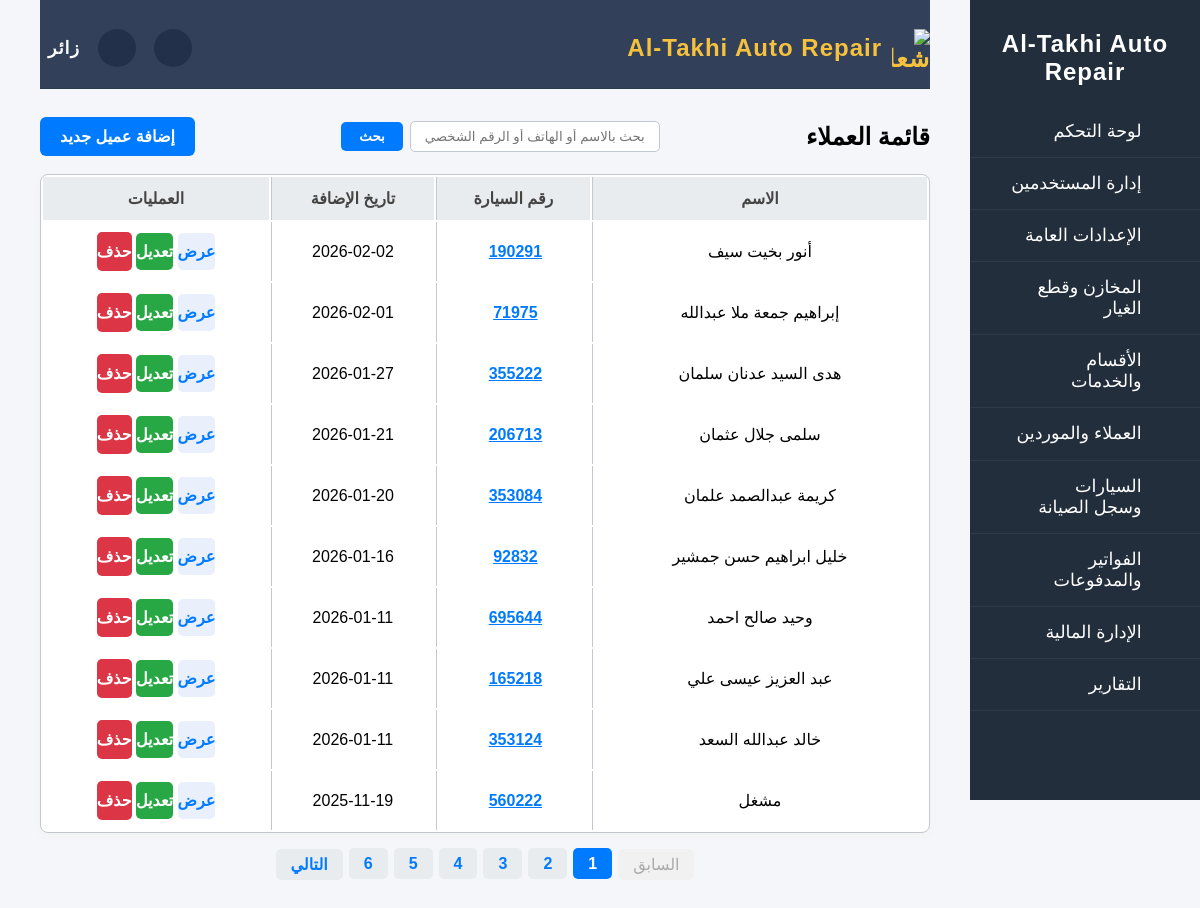
/clients/, run on the app's committed database.
### clients/models.py (models this page shows, shortened)
class Client(models.Model):
    STATUS_CHOICES = [
        ("active", "نشط"),
        ("inactive", "معطل"),
    ]
    COMM_PREF_CHOICES = [
        ("email", "البريد الإلكتروني"),
        ("phone", "الهاتف"),
        ("sms", "رسائل قصيرة"),
    ]
    first_name = models.CharField(max_length=100)
    last_name = models.CharField(max_length=100, blank=True, null=True)
    phone_number = models.CharField(max_length=20)
    email = models.EmailField(blank=True, null=True)
    address = models.CharField(max_length=255, blank=True, null=True)
    customer_id = models.CharField(max_length=30, unique=True)
    status = models.CharField(max_length=10, choices=STATUS_CHOICES, default="active")
    notes = models.TextField(blank=True, null=True)
    communication_preference = models.CharField(
        max_length=10, choices=COMM_PREF_CHOICES, default="phone"
    )
    birth_date = models.DateField(blank=True, null=True)
    created_by = models.ForeignKey(
        "users.User",
        on_delete=models.SET_NULL,
        null=True,
        blank=True,
        related_name="added_clients",
    )
    created_at = models.DateTimeField("تاريخ الإضافة", null=True, blank=True)
    updated_at = models.DateTimeField(auto_now=True)

### cars/models.py (models this page shows, shortened)
class Car(models.Model):
    STATUS_CHOICES = [
        ("active", "نشطة"),  # السيارة تحت الصيانة
        ("ready", "بانتظار التسليم"),  # الصيانة انتهت
        ("pending_payment", "معلقة للدفع"),  # بانتظار الدفع
        ("sold", "مباعة"),  # تم التسليم النهائي
    ]
    FUEL_CHOICES = [
        ("gasoline", "بنزين"),
        ("diesel", "ديزل"),
        ("electric", "كهرباء"),
        ("hybrid", "هايبرد"),
    ]
    client = models.ForeignKey(
        "clients.Client", on_delete=models.CASCADE, related_name="cars"
    )
    plate_number = models.CharField(max_length=20, unique=True)
    brand = models.ForeignKey(
        CarBrand, on_delete=models.SET_NULL, null=True, blank=True, related_name="cars"
    )
    model = models.ForeignKey(
        CarModel, on_delete=models.SET_NULL, null=True, blank=True, related_name="cars"
    )
    year = models.PositiveIntegerField(blank=True, null=True)
    color = models.CharField(max_length=30, blank=True, null=True)
    fuel_type = models.CharField(
        max_length=10, choices=FUEL_CHOICES, default="gasoline"
    )
    vin_number = models.CharField(max_length=30, unique=True, blank=True, null=True)
    status = models.CharField(max_length=20, choices=STATUS_CHOICES, default="active")
    notes = models.TextField(blank=True, null=True)
    entry_date = models.DateTimeField(
        blank=True, null=True, verbose_name="تاريخ دخول الورشة"
    )
    last_visit = models.DateTimeField(blank=True, null=True)
    created_at = models.DateTimeField(auto_now_add=True)
    updated_at = models.DateTimeField(auto_now=True)

### clients/views.py (the view, shortened to what this page needs)
# urls.py: path("clients/", clients_list, name="clients_list"),
def clients_list(request):
    print("=== TEST INSIDE FUNCTION ===")
    search = request.GET.get("search", "").strip()
    print(f"[DEBUG] قيمة البحث المستلمة: '{search}'")
    clients_qs = Client.objects.all()
    cars_matched_by_search = {}  # client_id -> list of matched plate_numbers
    clients_qs = clients_qs.order_by("-created_at")
    print(f"[DEBUG] عدد العملاء بعد الفلترة: {clients_qs.count()} | البحث: {search}")
    paginator = Paginator(clients_qs, 10)
    page_number = request.GET.get("page")
    if search:
        page_number = 1
    clients = paginator.get_page(page_number)
    return render(
        request,
        "clients_list.html",
        {
            "clients": clients,
            "search": search,
            "cars_matched_by_search": cars_matched_by_search,
        },
    )

### templates/clients_list.html (shortened to what this page needs)
{% extends 'base.html' %}
{% block content %}
<div style="height:28px;"></div>
<div class="clients-header-bar-mobile-center" style="display:flex;justify-content:space-between;align-items:center;margin-bottom:18px;flex-wrap:wrap;gap:10px;">
    <h2 class="clients-title-mobile-center" style="margin:0;">قائمة العملاء</h2>
    <form method="get" style="display:flex;align-items:center;gap:7px;">
        <input type="text" name="search" value="{{ search|default:'' }}" placeholder="بحث بالاسم أو الهاتف أو الرقم الشخصي أو رقم السيارة" style="padding:7px 14px;border-radius:5px;border:1.2px solid #c2c7d0;width:220px;">
        <button type="submit" style="background:#007bff;color:#fff;padding:7px 18px;border-radius:5px;border:none;font-weight:bold;">بحث</button>
    </form>
    <a href="{% url 'add_client' %}" style="background:#007bff;color:#fff;padding:10px 20px;border-radius:6px;text-decoration:none;font-weight:bold;">إضافة عميل جديد</a>
</div>
<div class="responsive-table-wrapper clients-table-mobile-conditional">
    {% if clients.object_list or clients %}
    <table class="responsive-table" style="width:100%;background:#fff;border-radius:8px;overflow:hidden;border:1.5px solid #c2c7d0;box-shadow:0 2px 8px #f2f2f2;">
        <thead>
            <tr style="background:#e9ecef;color:#444;font-weight:bold;">
                <th style="padding:12px 0;border-left:1.5px solid #c2c7d0;">الاسم</th>
                <th style="padding:12px 0;border-left:1.5px solid #c2c7d0;">رقم السيارة</th>
                <th style="padding:12px 0;border-left:1.5px solid #c2c7d0;">تاريخ الإضافة</th>
                <th style="padding:12px 0;">العمليات</th>
            </tr>
        </thead>
        <tbody>
            {% for client in clients.object_list|default:clients %}
            <tr style="border-top:1px solid #e0e0e0;">
                <td style="padding:10px 0 10px 0;text-align:center;border-left:1.5px solid #c2c7d0;">{{ client.first_name }}{% if client.last_name %} {{ client.last_name }}{% endif %}</td>
                <td style="padding:10px 0 10px 0;text-align:center;border-left:1.5px solid #c2c7d0;">
                    {% if client.cars.all %}
                        {% for car in client.cars.all %}
                            <a href="{% url 'cars:add_maintenance_record' %}?car_id={{ car.id }}" style="color:#007bff;font-weight:bold;text-decoration:underline; margin-left:4px;">{{ car.plate_number }}</a>{% if not forloop.last %},{% endif %}
                        {% endfor %}
                    {% else %}-{% endif %}
                </td>
                <td style="padding:10px 0 10px 0;text-align:center;border-left:1.5px solid #c2c7d0;">{{ client.created_at|date:'Y-m-d' }}</td>
                <td style="padding:10px 0 10px 0;text-align:center;">
                    <a href="{% url 'client_detail' client.id %}" class="action-btn" style="background:#e9f0fb;color:#007bff;padding:10px 0;border-radius:5px;text-decoration:none;font-weight:bold;margin-bottom:5px;">عرض</a>
                    <a href="{% url 'edit_client' client.id %}" class="action-btn" style="background:#28a745;color:#fff;padding:10px 0;border-radius:5px;text-decoration:none;font-weight:bold;margin-bottom:5px;">تعديل</a>
                    <a href="{% url 'delete_client' client.id %}" onclick="return confirm('تأكيد الحذف؟');" class="action-btn" style="background:#dc3545;color:#fff;padding:10px 0;border-radius:5px;text-decoration:none;font-weight:bold;display:inline-block;">حذف</a>
                </td>
            </tr>
            {% endfor %}
        </tbody>
    </table>
    {% else %}
    {% if search %}
    <div class="alert alert-warning" style="background:#ffeeba;color:#856404;padding:10px 15px;margin-bottom:10px;border-radius:6px;">
        لا يوجد أي عميل مرتبط بهذا الرقم. إذا كنت تبحث برقم السيارة وتأكدت من وجودها، قد يكون العميل غير نشط أو هناك اختلاف في البيانات.
    </div>
    {% endif %}
    {% endif %}
</div>
<div style="margin-top: 22px; display: flex; justify-content: center;">
    {% if clients.has_other_pages %}
    <ul style="display: flex; list-style: none; padding: 0; margin: 0; gap: 6px;">
        {% if clients.has_previous %}
            <li><a href="?page={{ clients.previous_page_number }}{% if search %}&search={{ search }}{% endif %}" style="background:#e9ecef;color:#007bff;padding:7px 15px;border-radius:5px;text-decoration:none;font-weight:bold;">السابق</a></li>
        {% else %}
            <li><span style="background:#f1f1f1;color:#aaa;padding:7px 15px;border-radius:5px;">السابق</span></li>
        {% endif %}
        {% for num in clients.paginator.page_range %}
            {% if clients.number == num %}
                <li><span style="background:#007bff;color:#fff;padding:7px 15px;border-radius:5px;font-weight:bold;">{{ num }}</span></li>
            {% else %}
                <li><a href="?page={{ num }}{% if search %}&search={{ search }}{% endif %}" style="background:#e9ecef;color:#007bff;padding:7px 15px;border-radius:5px;text-decoration:none;font-weight:bold;">{{ num }}</a></li>
            {% endif %}
        {% endfor %}
        {% if clients.has_next %}
            <li><a href="?page={{ clients.next_page_number }}{% if search %}&search={{ search }}{% endif %}" style="background:#e9ecef;color:#007bff;padding:7px 15px;border-radius:5px;text-decoration:none;font-weight:bold;">التالي</a></li>
        {% else %}
            <li><span style="background:#f1f1f1;color:#aaa;padding:7px 15px;border-radius:5px;">التالي</span></li>
        {% endif %}
    </ul>
    {% endif %}
</div>
{% endblock %}

### templates/base.html (shortened to what this page needs)
{% load static %}
<!DOCTYPE html>
<html lang="ar">
<head>
    <link rel="stylesheet" href="{% static 'fontawesome/css/all.min.css' %}" />
</head>
<body>
    {% if not request.path == '/users/login/' %}
    <div class="dashboard-container">
        <div class="sidebar mobile-hidden" id="sidebarMenu">
            <h2>Al-Takhi Auto Repair</h2>
            <ul style="position:relative;">
                <li onclick="location.href='{% url 'dashboard' %}'"><i class="fa fa-tachometer"></i>لوحة التحكم</li>
                <li><i class="fa fa-users"></i>إدارة المستخدمين</li>
                <li><i class="fa fa-cogs"></i>الإعدادات العامة</li>
                <li><i class="fa fa-archive"></i>المخازن وقطع الغيار</li>
                <li id="services-section" style="position:relative;cursor:pointer;">
                    <i class="fa fa-wrench"></i>الأقسام والخدمات
                    <i class="fa fa-chevron-down" style="font-size:0.9em;margin-right:7px;"></i>
                </li>
                <li><i class="fa fa-user"></i>العملاء والموردين</li>
                <li id="cars-section" style="position:relative;cursor:pointer;">
                    <i class="fa fa-car"></i>السيارات وسجل الصيانة
                    <i class="fa fa-chevron-down" style="font-size:0.9em;margin-right:7px;"></i>
                </li>
                <li id="invoices-section" style="position:relative;cursor:pointer;">
                    <i class="fa fa-file-invoice-dollar"></i>الفواتير والمدفوعات
                    <i class="fa fa-chevron-down" style="font-size:0.9em;margin-right:7px;"></i>
                </li>
                <li><i class="fa fa-chart-bar"></i>الإدارة المالية</li>
                <li><i class="fa fa-file-alt"></i>التقارير</li>
            </ul>
        </div>
        <div class="main-content">
            <div class="topbar" style="position:relative;">
                <div class="workshop-logo">
                    <img src="{% static 'altaakhi_logo.png' %}" alt="شعار Al-Takhi Auto Repair" style="height:38px;width:38px;"/>
                    <span class="main-logo-title">Al-Takhi Auto Repair</span>
                </div>
                <div class="user-info">
                    <button class="icon-btn" title="الإعدادات"><i class="fa fa-cog"></i></button>
                    <button class="icon-btn" title="الإشعارات"><i class="fa fa-bell"></i></button>
                    <span class="admin-name">
                        {% if request.user.is_authenticated %}
                            <a href="{% url 'logout' %}" class="icon-btn" title="تسجيل الخروج" style="margin-right:8px;">
                                <i class="fa fa-sign-out-alt"></i>
                            </a>
                        {% else %}
                            زائر
                        {% endif %}
                    </span>
                </div>
            </div>
    {% endif %}
            {% block content %}{% endblock %}
        </div>
    </div>
</body>
</html>

### templates/base.html (style rules this page uses)
body { font-family: Tahoma, Arial, sans-serif; background: #f4f6fa; margin: 0; padding: 0; }
.dashboard-container { display: flex; min-height: 100vh; direction: rtl; }
.sidebar { width: 230px; background: #222e3c; color: #fff; padding: 0; display: flex; flex-direction: column; transition: right 0.3s; z-index: 1001; }
.sidebar h2 { text-align: center; margin: 30px 0 20px 0; font-size: 1.5em; letter-spacing: 1px; }
.sidebar ul { list-style: none; padding: 0; margin: 0; }
.sidebar ul li { padding: 15px 30px; border-bottom: 1px solid #2d3a4a; cursor: pointer; display: flex; align-items: center; font-size: 1.1em; transition: background 0.2s; }
.sidebar ul li i { margin-left: 12px; font-size: 1.2em; }
.main-content { flex: 1; padding: 0 40px 40px 40px; }
.sidebar.mobile-hidden, .sidebar.mobile-visible { width: 230px; transition: right 0.3s; }
@media (min-width: 901px) { .sidebar { position: static !important; right: 0 !important; height: 100vh; box-shadow: none !important; } }
@media (min-width: 901px) { .main-content { margin-right: 0; } }
.topbar { display: flex; justify-content: space-between; align-items: center; padding: 18px 0 10px 0; background: #32405a; border-bottom: 1px solid #2d3a4a; min-height: 60px; width: 100%; margin-right: 0; margin-left: 0; direction: rtl; gap: 16px; }
.topbar .workshop-logo { display: flex; align-items: center; gap: 10px; font-size: 1.5em; font-weight: bold; color: #f6c23e; letter-spacing: 1px; }
.topbar .user-info { display: flex; align-items: center; gap: 18px; font-size: 1.1em; }
.topbar .user-info .icon-btn { background: #22304a; border: none; border-radius: 50%; width: 38px; height: 38px; display: flex; align-items: center; justify-content: center; font-size: 1.2em; color: #f6c23e; cursor: pointer; transition: background 0.2s; }
.topbar .user-info .admin-name { font-weight: bold; color: #fff; margin-left: 8px; letter-spacing: 1px; }
.topbar { width: 100%; margin-right: 0; margin-left: 0; direction: rtl; }

### data on the page
Client: first_name "أنور بخيت سيف", created_at "2026-02-02"
Car: plate_number "190291"
Client: first_name "إبراهيم جمعة ملا عبدالله", created_at "2026-02-01"
Car: plate_number "71975"
Client: first_name "هدى السيد عدنان سلمان", created_at "2026-01-27"
Car: plate_number "355222"
Client: first_name "سلمى جلال عثمان", created_at "2026-01-21"
Car: plate_number "206713"
Client: first_name "كريمة عبدالصمد علمان", created_at "2026-01-20"
Car: plate_number "353084"
Client: first_name "خليل ابراهيم حسن جمشير", created_at "2026-01-16"
Car: plate_number "92832"
Client: first_name "وحيد صالح احمد", created_at "2026-01-11"
Car: plate_number "695644"
Client: first_name "عبد العزيز عيسى علي", created_at "2026-01-11"
Car: plate_number "165218"
Client: first_name "خالد عبدالله السعد", created_at "2026-01-11"
Car: plate_number "353124"
Client: first_name "مشغل", created_at "2025-11-19"
Car: plate_number "560222"

### other printed values
{{ num }} "1"
{{ num }} "2" "3" "4" "5" "6"
